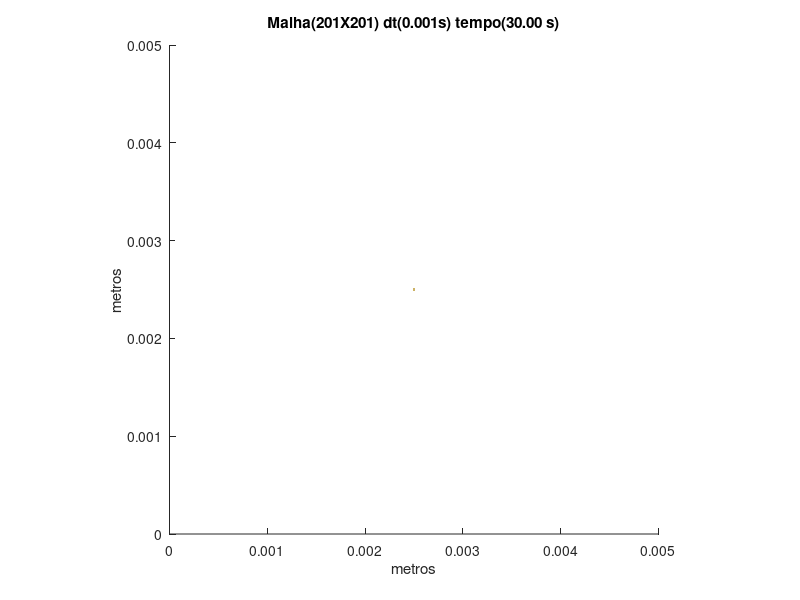

This chart was generated by the following MATLAB code:
set (gca,'PlotBoxAspectRatio',[1 1 1],'Xlim',[0,0.005],'Ylim',[0,0.005])
hold on
title('Malha(201X201) dt(0.001s) tempo(30.00 s)')
hold on
ylabel('metros')
hold on
xlabel('metros')
hold on

fill([0.00248756218905473 0.00248756218905473 0.00251243781094527 0.00251243781094527],[0.00248756218905473 0.00251243781094527 0.00251243781094527 0.00248756218905473],[0.8,0.7,0.4],'LineStyle','none')
